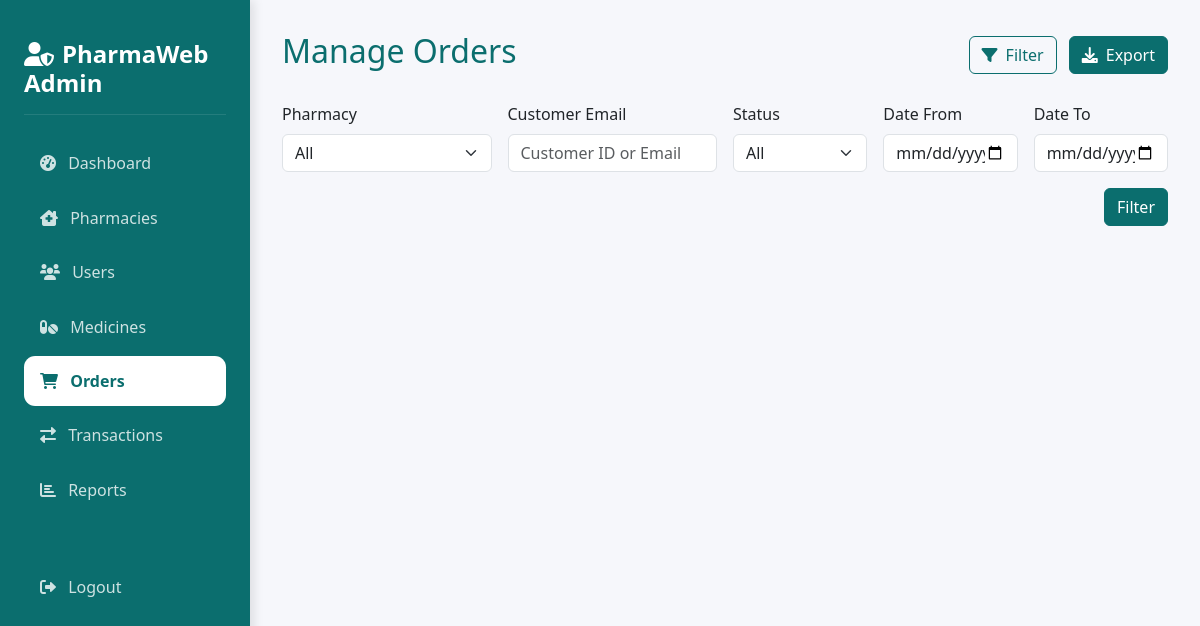
/admin/orders.php (signed in), run on an earlier commit of the app's database.
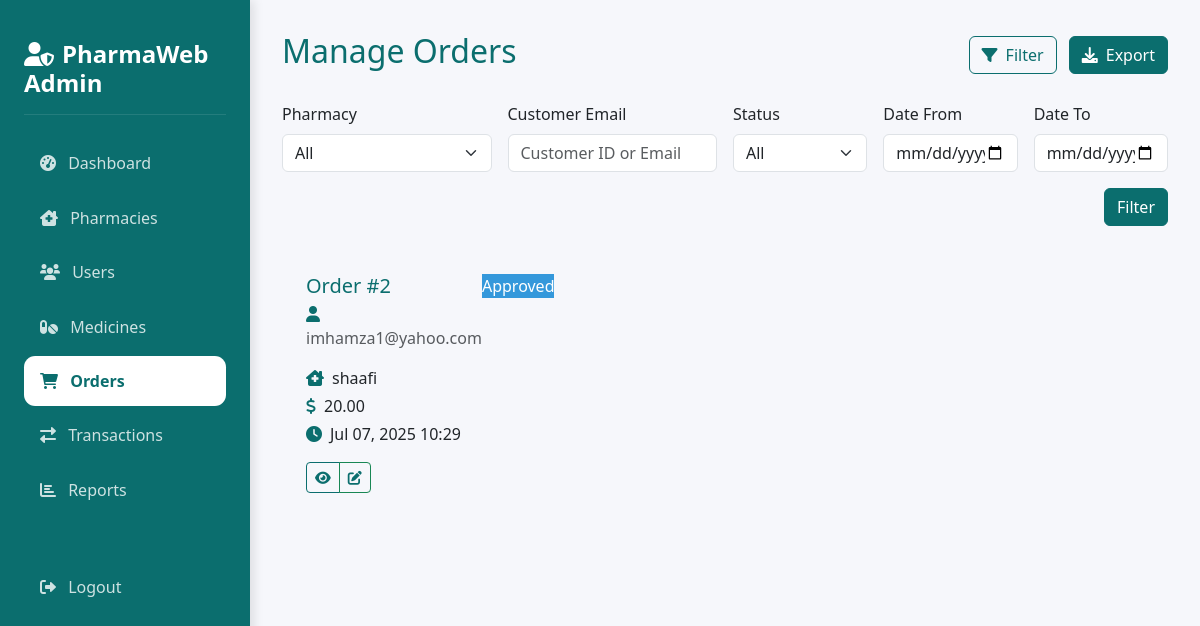
And on a later commit of the database.
### tables this page shows
CREATE TABLE `orders` (
  `id` int(11) NOT NULL,
  `customer_id` int(11) DEFAULT NULL,
  `pharmacy_id` int(11) NOT NULL,
  `prescription_id` int(11) DEFAULT NULL,
  `total_amount` decimal(10,2) NOT NULL,
  `status` enum('pending','approved','rejected','completed','cancelled') DEFAULT 'pending',
  `payment_status` enum('pending','completed','failed') DEFAULT 'pending',
  `transaction_hash` varchar(255) DEFAULT NULL,
  `created_at` timestamp NOT NULL DEFAULT current_timestamp(),
  `payout_amount` decimal(10,2) DEFAULT NULL,
  `payout_tx_hash` varchar(255) DEFAULT NULL
);

CREATE TABLE `users` (
  `id` int(11) NOT NULL,
  `email` varchar(255) NOT NULL,
  `password` varchar(255) NOT NULL,
  `user_type` enum('admin','pharmacy','customer') NOT NULL,
  `metamask_address` varchar(42) DEFAULT NULL,
  `created_at` timestamp NOT NULL DEFAULT current_timestamp(),
  `updated_at` timestamp NOT NULL DEFAULT current_timestamp() ON UPDATE current_timestamp(),
  `user_hash` varchar(66) DEFAULT NULL,
  `tx_hash` varchar(66) DEFAULT NULL
);

CREATE TABLE `pharmacies` (
  `id` int(11) NOT NULL,
  `user_id` int(11) DEFAULT NULL,
  `pharmacy_name` varchar(255) NOT NULL,
  `address` text NOT NULL,
  `phone` varchar(20) DEFAULT NULL,
  `license_number` varchar(50) DEFAULT NULL,
  `status` enum('active','inactive') DEFAULT 'active',
  `wallet_address` varchar(42) DEFAULT NULL,
  `trust_score` decimal(5,2) DEFAULT 100.00,
  `performance` varchar(255) DEFAULT NULL
);

### admin/orders.php (the view, shortened to what this page needs)
<?php
require_once '../config/database.php';
$filter_sql = [];
$params = [];
$where = $filter_sql ? 'WHERE ' . implode(' AND ', $filter_sql) : '';
$orders = $conn->prepare("
    SELECT o.*, u.email as customer_email, p.pharmacy_name
    FROM orders o
    LEFT JOIN users u ON o.customer_id = u.id
    LEFT JOIN pharmacies p ON o.pharmacy_id = p.id
    $where
    ORDER BY o.created_at DESC
");
$orders->execute($params);
$orders = $orders->fetchAll();
?>
<!DOCTYPE html>
<html lang="en">
<head>
    <link href="https://cdn.jsdelivr.net/npm/bootstrap@5.3.0/dist/css/bootstrap.min.css" rel="stylesheet">
    <link href="https://cdnjs.cloudflare.com/ajax/libs/font-awesome/6.0.0/css/all.min.css" rel="stylesheet">
    <link href="../assets/css/theme.css" rel="stylesheet">
</head>
<body>
    <div class="sidebar">
        <div class="sidebar-header">
            <h4><i class="fas fa-user-shield me-2"></i>PharmaWeb Admin</h4>
        </div>
        <nav>
            <a href="dashboard.php" class="nav-link">
                <i class="fas fa-tachometer-alt me-2"></i> Dashboard
            </a>
            <a href="pharmacies.php" class="nav-link">
                <i class="fas fa-clinic-medical me-2"></i> Pharmacies
            </a>
            <a href="users.php" class="nav-link">
                <i class="fas fa-users me-2"></i> Users
            </a>
            <a href="medicines.php" class="nav-link">
                <i class="fas fa-pills me-2"></i> Medicines
            </a>
            <a href="orders.php" class="nav-link active">
                <i class="fas fa-shopping-cart me-2"></i> Orders
            </a>
            <a href="transactions.php" class="nav-link">
                <i class="fas fa-exchange-alt me-2"></i> Transactions
            </a>
            <a href="reports.php" class="nav-link">
                <i class="fas fa-chart-bar me-2"></i> Reports
            </a>
            <a href="../logout.php" class="nav-link mt-5">
                <i class="fas fa-sign-out-alt me-2"></i> Logout
            </a>
        </nav>
    </div>
    <div class="main-content">
        <div class="d-flex justify-content-between align-items-center mb-4">
            <h2>Manage Orders</h2>
            <div>
                <button class="btn btn-outline-primary me-2" data-bs-toggle="modal" data-bs-target="#filterModal">
                    <i class="fas fa-filter me-2"></i>Filter
                </button>
                <button class="btn btn-primary" data-bs-toggle="modal" data-bs-target="#exportModal">
                    <i class="fas fa-download me-2"></i>Export
                </button>
            </div>
        </div>
        <form method="GET" class="row g-3 mb-4">
            <div class="col-md-3">
                <label class="form-label">Pharmacy</label>
                <select name="pharmacy_id" class="form-select">
                    <option value="">All</option>
                </select>
            </div>
            <div class="col-md-3">
                <label class="form-label">Customer Email</label>
                <input type="text" name="customer_id" class="form-control" placeholder="Customer ID or Email" value="<?php echo $_GET['customer_id'] ?? ''; ?>">
            </div>
            <div class="col-md-2">
                <label class="form-label">Status</label>
                <select name="status" class="form-select">
                    <option value="">All</option>
                </select>
            </div>
            <div class="col-md-2">
                <label class="form-label">Date From</label>
                <input type="date" name="date_from" class="form-control" value="<?php echo $_GET['date_from'] ?? ''; ?>">
            </div>
            <div class="col-md-2">
                <label class="form-label">Date To</label>
                <input type="date" name="date_to" class="form-control" value="<?php echo $_GET['date_to'] ?? ''; ?>">
            </div>
            <div class="col-md-12 text-end align-self-end">
                <button type="submit" class="btn btn-primary">Filter</button>
            </div>
        </form>
        <div class="row g-4">
            <?php foreach ($orders as $order): ?>
                <div class="col-md-6 col-lg-4">
                    <div class="order-card p-4">
                        <div class="d-flex justify-content-between align-items-start mb-3">
                            <div>
                                <h5 class="mb-1">Order #<?php echo $order['id']; ?></h5>
                                <p class="text-muted mb-0">
                                    <i class="fas fa-user me-2"></i><?php echo $order['customer_email']; ?>
                                </p>
                            </div>
                            <span class="status-badge status-<?php echo $order['status']; ?>">
                                <?php echo ucfirst($order['status']); ?>
                            </span>
                        </div>
                        <div class="mb-3">
                            <p class="mb-1">
                                <i class="fas fa-clinic-medical me-2"></i><?php echo $order['pharmacy_name']; ?>
                            </p>
                            <p class="mb-1">
                                <i class="fas fa-dollar-sign me-2"></i><?php echo number_format($order['total_amount'], 2); ?>
                            </p>
                            <p class="mb-1">
                                <i class="fas fa-clock me-2"></i><?php echo date('M d, Y H:i', strtotime($order['created_at'])); ?>
                            </p>
                        </div>
                        <div class="d-flex justify-content-between align-items-center">
                            <div class="btn-group">
                                <button class="btn btn-sm btn-outline-primary" data-bs-toggle="modal" data-bs-target="#viewOrderModal<?php echo $order['id']; ?>">
                                    <i class="fas fa-eye"></i>
                                </button>
                                <button class="btn btn-sm btn-outline-success" data-bs-toggle="modal" data-bs-target="#updateStatusModal<?php echo $order['id']; ?>">
                                    <i class="fas fa-edit"></i>
                                </button>
                            </div>
                        </div>
                    </div>
                </div>
            <?php endforeach; ?>
        </div>
    </div>
</body>
</html>

### assets/css/theme.css (style rules this page uses)
:root { --sidebar-width: 250px; --primary-color: #0b6e6e; --primary-light: #a78bfa; --primary-dark: #085353; --success-color: #10b981; --warning-color: #f59e42; --danger-color: #e53e3e; --info-color: #3498db; --sidebar-bg: linear-gradient(135deg, var(--primary-dark) 0%, var(--primary-color) 100%); }
body { font-family: 'Segoe UI', Tahoma, Geneva, Verdana, sans-serif; background: #f6f7fb; min-height: 100vh; }
.sidebar { width: var(--sidebar-width); position: fixed; top: 0; left: 0; height: 100vh; background: var(--sidebar-bg); color: white; padding: 1.5rem; box-shadow: 4px 0 10px rgba(0,0,0,0.1); }
.main-content { margin-left: var(--sidebar-width); padding: 2rem; }
.sidebar-header { padding: 1rem 0; border-bottom: 1px solid rgba(255,255,255,0.1); margin-bottom: 1.5rem; }
.sidebar-header h4 { font-weight: 700; color: white; margin: 0; }
.nav-link { color: rgba(255,255,255,0.8); padding: 0.8rem 1rem; border-radius: 0.7rem; margin: 0.3rem 0; transition: all 0.3s; }
.nav-link.active { background: white; color: var(--primary-color); font-weight: 600; }
.badge-info, .status-approved, .badge.bg-info { background: var(--info-color) !important; color: #fff !important; }

### admin/orders.php (style rules this page uses)
:root { --primary: #0b6e6e; --primary-light: #0b6e6e; --primary-dark: #0b6e6e; --accent: #0b6e6e; --text-light: #0b6e6e; }
.btn-primary { background: #0b6e6e; border-color: #0b6e6e; color: #fff; transition: all 0.3s ease; }
.btn-outline-primary { border-color: #0b6e6e; color: #0b6e6e; transition: all 0.3s ease; }
h2, h3, h4, h5, h6 { color: #0b6e6e; }
.order-card i { color: #0b6e6e; }

What changed in the data, as far as the page shows it:
added orders: id "2", customer.email "imhamza1@yahoo.com", status "Approved", pharmacy.pharmacy_name "shaafi", total_amount "20.00", created_at "Jul 07, 2025 10:29"
